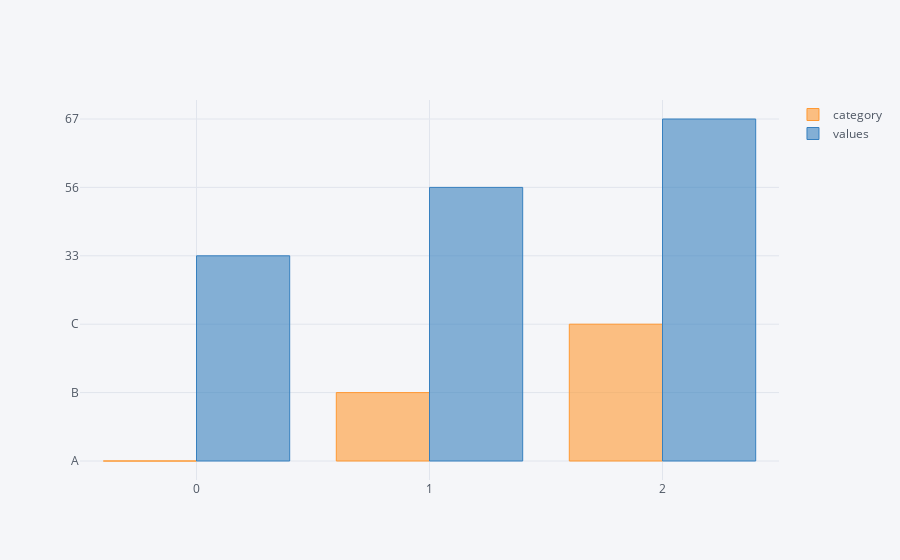

Notebook cell for this chart:
### Markdown cell above
### bar plot

### Code cell
df2.iplot(kind='bar')

### Figure 1 — Plotly figure (JSON) as saved in the notebook; plotly's stock layout.template omitted (floating-point values rounded to 4 significant figures)
{"data": [{"marker": {"color": "rgba(255, 153, 51, 0.6)", "line": {"color": "rgba(255, 153, 51, 1.0)", "width": 1}}, "name": "category", "orientation": "v", "text": "", "type": "bar", "x": [0, 1, 2], "y": ["A", "B", "C"]}, {"marker": {"color": "rgba(55, 128, 191, 0.6)", "line": {"color": "rgba(55, 128, 191, 1.0)", "width": 1}}, "name": "values", "orientation": "v", "text": "", "type": "bar", "x": [0, 1, 2], "y": [33, 56, 67]}], "layout": {"legend": {"bgcolor": "#F5F6F9", "font": {"color": "#4D5663"}}, "paper_bgcolor": "#F5F6F9", "plot_bgcolor": "#F5F6F9", "titlefont": {"color": "#4D5663"}, "xaxis1": {"gridcolor": "#E1E5ED", "showgrid": true, "tickfont": {"color": "#4D5663"}, "title": "", "titlefont": {"color": "#4D5663"}, "zerolinecolor": "#E1E5ED"}, "yaxis1": {"gridcolor": "#E1E5ED", "showgrid": true, "tickfont": {"color": "#4D5663"}, "title": "", "titlefont": {"color": "#4D5663"}, "zerolinecolor": "#E1E5ED"}}}
